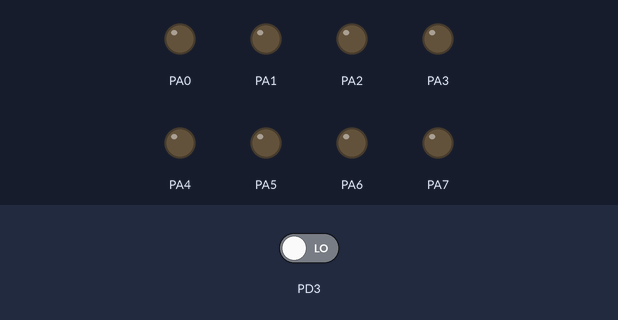
Simulated run of this program. Board: ATmega16, built with avr-gcc and emulated at 16 MHz. On the bench: output pins drawn as LEDs (lit = HIGH). Inputs (shaded band) come from the test bench; at power-on: PD3 LOW.

Above: at 1.2 s.
1.3 s: PD3 driven HIGH
At 1.7 s:
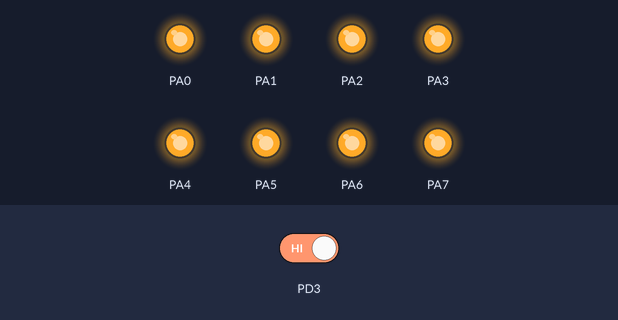
Timing chart, 0 to 4.8 s (numbered marks = the images above; inputs shaded):
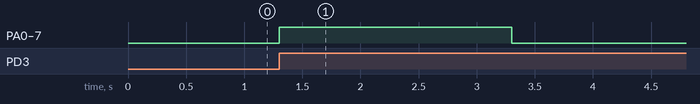

The program:

main.cpp
```cpp
/*
 * PIRtest1.cpp
 *
 * Created: 25-Jul-17 11:45:09 AM
 * Author : Emancipator
 */

#define F_CPU 16000000
#include <avr/io.h>
#include <util/delay.h>
#include <avr/interrupt.h>


int main(void)
{
	DDRA  = 0xFF;
	PORTA = 0x00;

	MCUCR |= (1<<ISC10)|(1<<ISC11);//Rising edge triggered interrupt
	GICR  |= (1<<INT1);            //Interrupt 1
	sei();                         //Enable Global Interrupt

    /* Replace with your application code */
    while (1)
    {
		PORTA = 0x00;
		_delay_ms(10);
    }
}

ISR(INT1_vect)
{
	PORTA = 0xFF;
	_delay_ms(2000);
}
```

Measured:
- after the input at 1.3 s, PA0–7: LOW → HIGH at once, → LOW 2.0 s later
